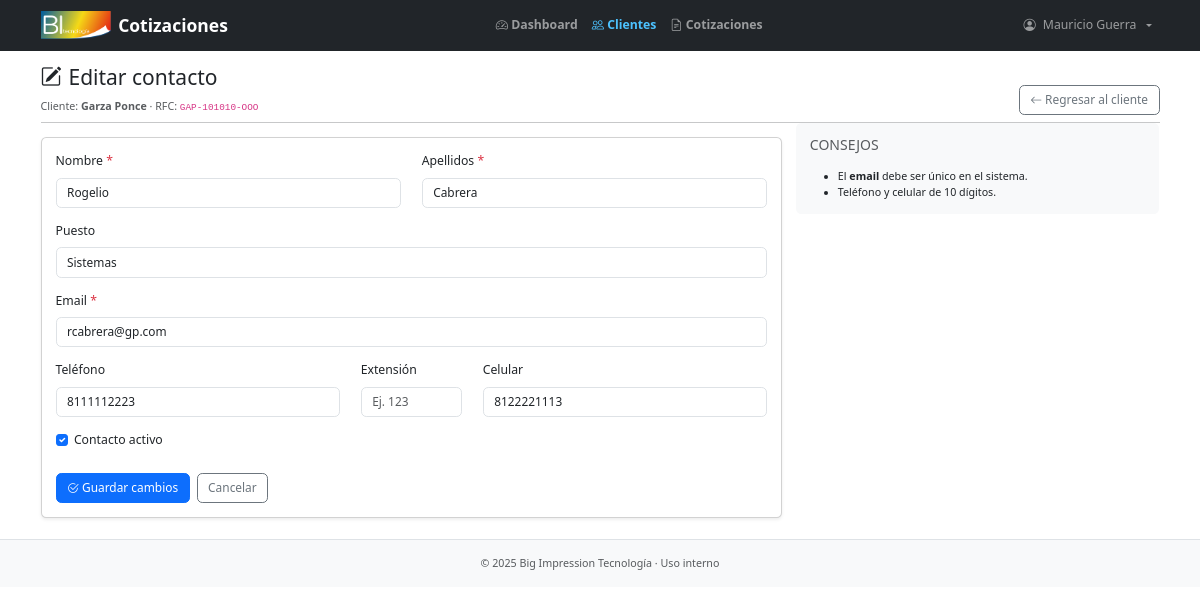
Screenshot of /customers/garzaponce/2/edit/ (signed in) with the database file from the repository.
### users/models.py (models this page shows)
class CustomUser(AbstractUser):
    def __str__(self):
        return (self.get_full_name() or self.username).strip()

### customers/models.py (models this page shows, shortened)
class Customer(models.Model):
    class Meta:
        verbose_name = "Cliente"
        verbose_name_plural = "Clientes"
        ordering = ["name"]
        indexes = [
            models.Index(fields=["assigned_to"]),
        ]
    rfc_validator = RegexValidator(
        regex=r"^([A-Za-zÑñ\x26]{3,4}([0-9]{2})(0[1-9]|1[0-2])(0[1-9]|1[0-9]|2[0-9]|3[0-1]))([A-Za-z\d]{3})?$",
        message="El RFC no tiene un formato válido"
    )
    name = models.CharField(max_length=100, unique=True, verbose_name="Cliente")
    slug = models.SlugField(max_length=100, unique=True)
    rfc = models.CharField(max_length=13, validators=[rfc_validator], unique=True, null=True, blank=True)
    assigned_to = models.ForeignKey(settings.AUTH_USER_MODEL, on_delete=models.SET_NULL, null=True, blank=True, verbose_name="Vendedor", related_name="assigned_customers")
    created = models.DateTimeField(auto_now_add=True)
    updated = models.DateTimeField(auto_now=True)
    created_by = models.ForeignKey(settings.AUTH_USER_MODEL, on_delete=models.PROTECT, null=True, related_name="created_customers", verbose_name="Creado por")
    updated_by = models.ForeignKey(settings.AUTH_USER_MODEL, on_delete=models.PROTECT, null=True, related_name="updated_customers", verbose_name="Modificado por")
    def formatted_rfc(self):
        if self.rfc[3].isdigit():
            return f"{self.rfc[:3]}-{self.rfc[3:9]}-{self.rfc[9:]}"
        return f"{self.rfc[:4]}-{self.rfc[4:10]}-{self.rfc[10:]}"
    def get_absolute_url(self):
        return reverse("customers:customer_detail", kwargs={"slug": self.slug})

class Contact(models.Model):
    class Meta:
        verbose_name = "Contacto"
        verbose_name_plural = "Contactos"
        ordering = ["first_name", "last_name"]
        indexes = [
            models.Index(fields=["first_name", "last_name"]),
            models.Index(fields=["customer"]),
        ]
    phone_validator = RegexValidator(
        regex=r"^\d{10}$",
        message="El número de teléfono debe tener exactamente 10 dígitos numéricos."
    )
    extension_validator = RegexValidator(
        regex=r"^(?!0+$)(?:\d{1,5})?$",
        message="La extensión debe ser de 1 a 5 dígitos. No puede ser 0's"
    )
    first_name = models.CharField(max_length=30, verbose_name="Nombre")
    last_name = models.CharField(max_length=30, verbose_name="Apellido")
    title = models.CharField(max_length=30, blank=True, null=True, verbose_name="Puesto")
    phone = models.CharField(max_length=10, validators=[phone_validator], blank=True, null=True, verbose_name="Teléfono oficina")
    phone_extension = models.CharField(max_length=5, validators=[extension_validator], blank=True, null=True, verbose_name="Extensión")
    cel_phone = models.CharField(max_length=10, validators=[phone_validator], blank=True, null=True, verbose_name="Teléfono celular")
    email = models.EmailField(unique=True)
    customer = models.ForeignKey(Customer, on_delete=models.CASCADE, related_name="contacts")
    is_active = models.BooleanField(default=True, verbose_name="Activo")
    created = models.DateTimeField(auto_now_add=True)
    updated = models.DateTimeField(auto_now=True)
    created_by = models.ForeignKey(settings.AUTH_USER_MODEL, on_delete=models.PROTECT, null=True, related_name="created_contacts")
    updated_by = models.ForeignKey(settings.AUTH_USER_MODEL, on_delete=models.PROTECT, null=True, related_name="updated_contacts")

### customers/views.py (the view, shortened to what this page needs)
# urls.py: path("<slug:slug>/<int:pk>/edit/", views.ContactUpdateView.as_view(), name="update_contact"),
class ContactUpdateView(LoginRequiredMixin, UpdateView):
    model = Contact
    fields = [
        "first_name", "last_name", "title", "phone", "phone_extension",
        "cel_phone", "email", "is_active"
    ]
    template_name = "customers/contact_edit.html"
    context_object_name = "contact"
    def dispatch(self, request, *args, **kwargs):
        self.customer = get_object_or_404(Customer, slug=kwargs["slug"])
        return super().dispatch(request, *args, **kwargs)
    def get_context_data(self, **kwargs):
        context = super().get_context_data(**kwargs)
        context["customer"] = self.customer
        return context

### customers/templates/customers/contact_edit.html (shortened to what this page needs)
{% extends "base.html" %}
{% block nav_active_clientes %}active{% endblock %}
{% block content_header %}
    <div class="d-flex align-items-end justify-content-between mt-3 mb-2">
        <div>
            <h1 class="h4 mb-2 d-flex align-items-center gap-2">
                <i class="bi bi-pencil-square"></i> Editar contacto
            </h1>
            <small class="text-muted">
                Cliente: <strong>{{ customer.name }}</strong>
                · RFC: <code>{{ customer.formatted_rfc|default:customer.rfc }}</code>
            </small>
        </div>
        <div class="d-flex gap-2">
            <a href="{{ customer.get_absolute_url }}" class="btn btn-outline-secondary">
                <i class="bi bi-arrow-left"></i> Regresar al cliente
            </a>
        </div>
    </div>
    <hr class="mt-2 mb-3">
{% endblock content_header %}
{% block content %}
    <div class="row g-3">
        <div class="col-12 col-lg-8">
            <div class="card shadow-sm">
                <div class="card-body">
                    <form method="post" action="{% url 'customers:update_contact' customer.slug contact.id %}" novalidate>
                        <div class="row">
                            <div class="col-md-6 mb-3">
                                <label class="form-label">Nombre <span class="text-danger">*</span></label>
                                <input type="text"
                                       name="{{ form.first_name.name }}"
                                       value="{{ form.first_name.value|default_if_none:'' }}"
                                       maxlength="30"
                                       required
                                       autofocus
                                       class="form-control {% if form.first_name.errors %}is-invalid{% endif %}"
                                       placeholder="Ej. María">
                            </div>
                            <div class="col-md-6 mb-3">
                                <label class="form-label">Apellidos <span class="text-danger">*</span></label>
                                <input type="text"
                                       name="{{ form.last_name.name }}"
                                       value="{{ form.last_name.value|default_if_none:'' }}"
                                       maxlength="30"
                                       required
                                       class="form-control {% if form.last_name.errors %}is-invalid{% endif %}"
                                       placeholder="Ej. López García">
                            </div>
                        </div>
                        <div class="mb-3">
                            <label class="form-label">Puesto</label>
                            <input type="text"
                                   name="{{ form.title.name }}"
                                   value="{{ form.title.value|default_if_none:'' }}"
                                   maxlength="30"
                                   class="form-control {% if form.title.errors %}is-invalid{% endif %}"
                                   placeholder="Ej. Compras / Arquitecta">
                        </div>
                        <div class="mb-3">
                            <label class="form-label">Email <span class="text-danger">*</span></label>
                            <input type="email"
                                    name="{{ form.email.name }}"
                                    value="{{ form.email.value|default_if_none:'' }}"
                                    required
                                    class="form-control {% if form.email.errors %}is-invalid{% endif %}"
                                    placeholder="nombre@empresa.com">
                        </div>
                        <div class="row">
                            <div class="col-md-5 mb-3">
                                <label class="form-label">Teléfono</label>
                                <input type="text" inputmode="numeric" pattern="\d{10}"
                                       name="{{ form.phone.name }}"
                                       value="{{ form.phone.value|default_if_none:'' }}"
                                       class="form-control {% if form.phone.errors %}is-invalid{% endif %}"
                                       placeholder="10 dígitos">
                            </div>
                            <div class="col-md-2 mb-3">
                                <label class="form-label">Extensión</label>
                                <input type="text" inputmode="numeric"
                                    name="{{ form.phone_extension.name }}"
                                    value="{{ form.phone_extension.value|default_if_none:'' }}"
                                    class="form-control {% if form.phone_extension.errors %}is-invalid{% endif %}"
                                    placeholder="Ej. 123">
                            </div>
                            <div class="col-md-5 mb-3">
                                <label class="form-label">Celular</label>
                                <input type="text" inputmode="numeric" pattern="\d{10}"
                                       name="{{ form.cel_phone.name }}"
                                       value="{{ form.cel_phone.value|default_if_none:'' }}"
                                       class="form-control {% if form.cel_phone.errors %}is-invalid{% endif %}"
                                       placeholder="10 dígitos">
                            </div>
                        </div>
                        <div class="form-check mb-4">
                            <input class="form-check-input" type="checkbox"
                                   name="{{ form.is_active.name }}"
                                   id="id_is_active"
                                   {% if form.is_active.value %}checked{% endif %}>
                            <label class="form-check-label" for="id_is_active">
                                Contacto activo
                            </label>
                        </div>
                        <div class="d-flex gap-2">
                            <button type="submit" class="btn btn-primary">
                                <i class="bi bi-check2-circle"></i> Guardar cambios
                            </button>
                            <a href="{{ customer.get_absolute_url }}" class="btn btn-outline-secondary">
                                Cancelar
                            </a>
                        </div>
                    </form>
                </div>
            </div>
        </div>
        <div class="col-12 col-lg-4 mt-3 mt-lg-0">
            <div class="card border-0 bg-light">
                <div class="card-body">
                    <h6 class="text-uppercase text-muted mb-3">Consejos</h6>
                    <ul class="small mb-0">
                        <li>El <strong>email</strong> debe ser único en el sistema.</li>
                        <li>Teléfono y celular de 10 dígitos.</li>
                    </ul>
                </div>
            </div>
        </div>
    </div>
{% endblock content %}

### templates/base.html (shortened to what this page needs)
{% load static %}
{% load humanize %}
<!DOCTYPE html>
<html lang="es-MX">
    <head>
        <link href="https://cdn.jsdelivr.net/npm/bootstrap@5.3.3/dist/css/bootstrap.min.css"
          rel="stylesheet"
>
        <link rel="stylesheet" href="https://cdn.jsdelivr.net/npm/bootstrap-icons@1.11.3/font/bootstrap-icons.css">
        <link rel="stylesheet" href="{% static 'css/base.css' %}">
    </head>
    <body>
    <div class="toast-container position-fixed top-0 end-0 p-3" style="z-index: 1080;">
    </div>
        {% block header %}
        <header>
            <nav class="navbar navbar-expand-lg navbar-dark bg-dark">
                <div class="container">
                    <a class="navbar-brand d-flex align-items-center gap-2" href="{% url 'quotes:dashboard' %}">
                        <img src="{% static 'images/logo-bit.png' %}"
                            alt="BI-Tecnología"
                            style="height: 28px; width: auto;">
                        <span class="fw-bold">Cotizaciones</span>
                    </a>
                    <div class="collapse navbar-collapse" id="bitNavbar">
                        <ul class="navbar-nav ms-auto mb-2 mb-lg-0 fw-bold">
                            {% if user.is_authenticated %}
                                <li class="nav-item">
                                    {% if request.resolver_match.url_name == 'dashboard' %}
                                        <span class="nav-link active"><i class="bi bi-speedometer2"></i> Dashboard</span>
                                    {% else %}
                                        <a class="nav-link {% block nav_active_dashboard %}{% endblock %}" href="{% url 'quotes:dashboard' %}">
                                            <i class="bi bi-speedometer2"></i> Dashboard
                                        </a>
                                    {% endif %}
                                </li>
                                <li class="nav-item">
                                    {% if request.resolver_match.url_name == 'clientes_list' %}
                                        <span class="nav-link active"><i class="bi bi-people"></i> Clientes</span>
                                    {% else %}
                                        <a class="nav-link {% block nav_active_clientes %}{% endblock %}" href="{% url 'customers:customer_list' %}">
                                            <i class="bi bi-people"></i> Clientes
                                        </a>
                                    {% endif %}
                                </li>
                                <li class="nav-item">
                                    {% if request.resolver_match.url_name == 'quotes_list' %}
                                        <span class="nav-link active"><i class="bi bi-file-earmark-text"></i> Cotizaciones</span>
                                    {% else %}
                                        <a class="nav-link {% block nav_active_cotizaciones %}{% endblock %}" href="{% url 'quotes:quote_list' %}">
                                            <i class="bi bi-file-earmark-text"></i> Cotizaciones
                                        </a>
                                    {% endif %}
                                </li>
                            {% endif %}
                        </ul>
                        <ul class="navbar-nav ms-auto">
                            {% if user.is_authenticated %}
                                <li class="nav-item dropdown">
                                <a class="nav-link dropdown-toggle d-flex align-items-center gap-2" href="#" role="button" data-bs-toggle="dropdown" aria-expanded="false">
                                    <i class="bi bi-person-circle"></i>
                                    <span>{{ user.get_full_name|default:user.username }}</span>
                                </a>
                                </li>
                            {% else %}
                                <li class="nav-item"><a class="btn btn-outline-light btn-sm" href="{% url 'users:login' %}">Iniciar sesión</a></li>
                            {% endif %}
                        </ul>
                    </div>
                </div>
            </nav>
        </header>
        {% endblock header %}
        <main class="container">
            {% block content_header %}{% endblock content_header %}
            {% block content %}{% endblock content %}
        </main>
        {% block footer %}
            <footer class="bg-light text-center py-3 mt-4 border-top">
                <small class="text-muted">© 2025 Big Impression Tecnología · Uso interno</small>
            </footer>
        {% endblock footer %}
    </body>
</html>

### static/css/base.css (style rules this page uses)
html, body { font-size: 0.875rem; }
h1, .h1 { font-size: 1.75rem; }
.form-control, .form-select { font-size: 0.85rem; }
.btn { font-size: 0.85rem; }
.nav-link.active { color: #4cc2ff !important; text-decoration: none !important; }

### rows the page displays
CustomUser: get_full_name "Mauricio Guerra"
Customer: name "Garza Ponce", formatted_rfc "GAP-101010-OOO"
Contact: first_name "Rogelio", last_name "Cabrera", title "Sistemas", email "rcabrera@gp.com", phone "8111112223", cel_phone "8122221113"
